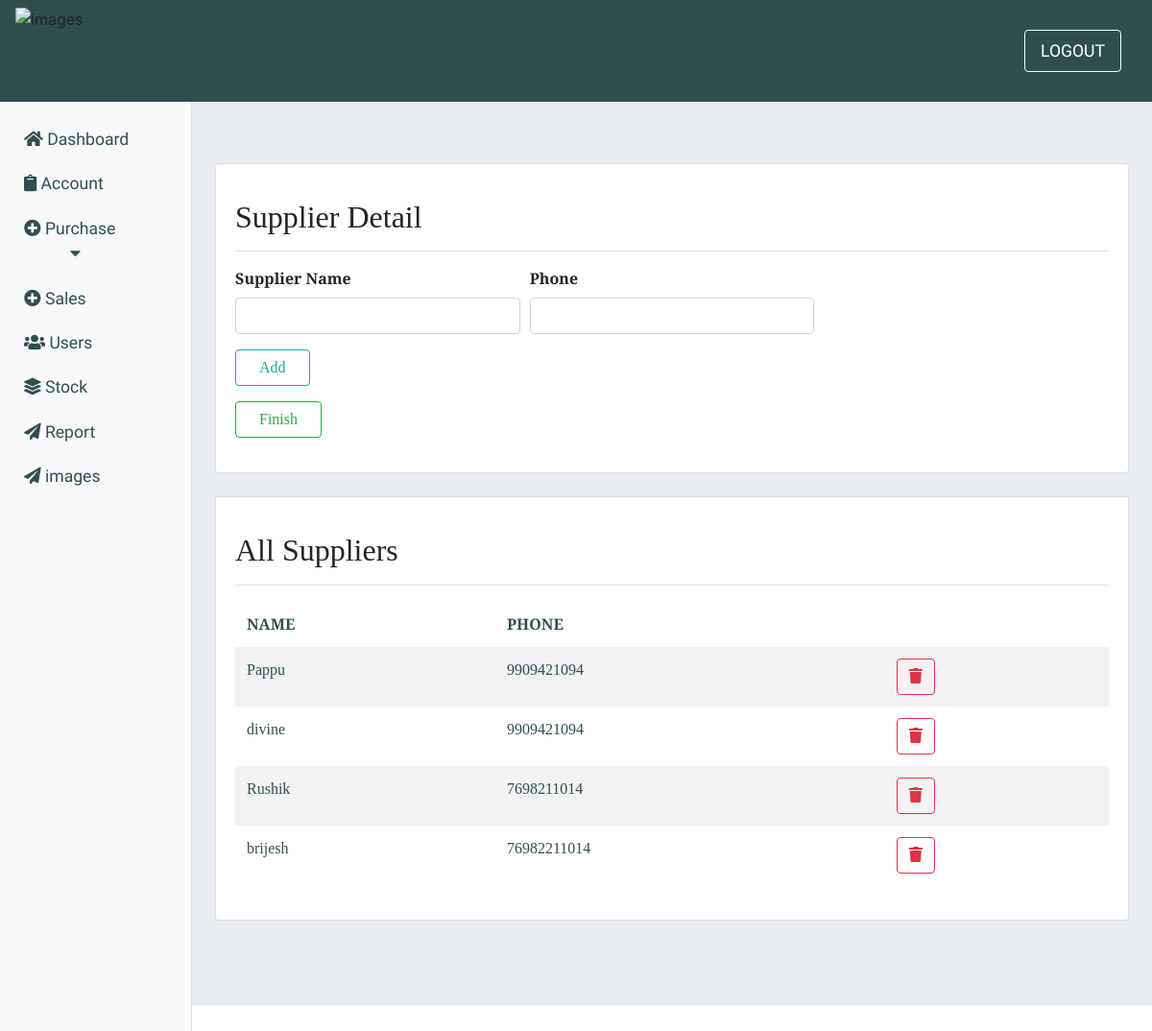
/supplier/ (signed in), run on the app's committed database.
### app1/models.py (models this page shows, shortened)
class Supplier(models.Model):
    supp_name = models.CharField(max_length=40)
    phone = models.IntegerField(null=False)

### app1/views.py (the view)
# urls.py: path('supplier/',views.supplier,name='supplier'),
@login_required(login_url='login')
def supplier(request):
    items = Supplier.objects.all()
    context={'items':items}
    if request.POST:
        name = request.POST.get('supp_name')
        phone = request.POST.get('mob')
        supObj = Supplier.objects.create(supp_name=name,phone=phone)
        supObj.save()
        messages.success(request,"Supplier Added")
    return render(request,"registration/supplier.html",context)

### app1/templates/registration/supplier.html (shortened to what this page needs)
{% extends 'registration/main.html' %}
{% block content %}
<div class="card mb-4">
    <div class="card-body">
        <div
            class="d-flex justify-content-between flex-wrap flex-md-nowrap align-items-center pt-3 pb-2 mb-3 border-bottom">
            <h1 class="h2">Supplier Detail</h1>
        </div>
        <form method="POST">
            <div class="form-row">
                <div class="col-sm-4 mb-3">
                    <label class="font-weight-bold">Supplier Name</label>
                    <input type="text" class="form-control" name="supp_name" required>
                </div>
                <div class="col-sm-4 mb-3">
                    <label class="font-weight-bold">Phone</label>
                    <input type="tel" class="form-control" name="mob" required>
                </div>
            </div>
            <button class="btn btn-outline-info mb-3 px-4" type="submit">Add</button>
        </form>
        <a href="{% url 'index' %}" class="btn btn-outline-success mb-3 px-4" type="submit">Finish</a>
    </div>
</div>
<div class="card mb-4">
    <div class="card-body">
        <div
            class="d-flex justify-content-between flex-wrap flex-md-nowrap align-items-center pt-3 pb-2 mb-3 border-bottom">
            <h1 class="h2">All Suppliers</h1>
        </div>
            <table class="table table-striped table-borderless">
            <thead>
                <tr>
                    <th>NAME</th>
                    <th>PHONE</th>
                </tr>
            </thead>
            <tbody>
                {% if items %}
                {% for item in items %}
                <tr>
                    <td>{{ item.supp_name}}</td>
                    <td>{{ item.phone }}</td>
                    <td>
                        <button type="button" class="btn btn-outline-danger" data-toggle="modal"
                            data-target="#deleteModal{{ item.id }}">
                            <i class="fas fa-trash"></i>
                        </button>
                    </td>
                </tr>
                                {% endfor %}
                                {% endif %}
            </tbody>
        </table>
    </div>
</div>
{% endblock %}

### assets/css/dashboard.css (style rules this page uses)
:root { --Sniglet-font: "Sniglet", cursive; --Rubik: "Rubik", cursive; --Patua: "Patua One", cursive; --Lobster: "lobster", cursive; --Merriweather: "Merriweather Sans", cursive; --light-black: #2e2c2caf; --bggradient: linear-gradient(to bottom, #ff5733, #ffffff); --light-gray: rgba(255, 255, 255, 0.877); }
tr, td { color: darkslategrey; }

### data on the page
Supplier: supp_name "Pappu", phone "9909421094"
Supplier: supp_name "divine", phone "9909421094"
Supplier: supp_name "Rushik", phone "7698211014"
Supplier: supp_name "brijesh", phone "76982211014"
